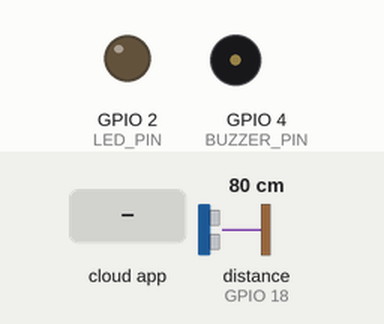
Bench run of a sketch on a simulated ESP32. Shown: output pins drawn as LEDs (lit = HIGH), buzzer (waves = sounding, pin HIGH). Wiring (inferred from the names in the program): ultrasonic range finder: trigger GPIO 5; echo GPIO 18. Inputs (shaded band) come from the test bench; at power-on: distance to the obstacle (sensor on GPIO 18) 80 cm. The echo pulse lasts 58.3 µs per cm; WiFi joins after 1.5 s; servers stay silent unless stated; the Firebase database answers and starts empty; pins used as bus, display or sensor lines are not drawn; what the sketch prints to the serial monitor is not drawn.

Above: at 4.7 s.
4.8 s: the phone or cloud app sets buzzer to ON
At 5.7 s:
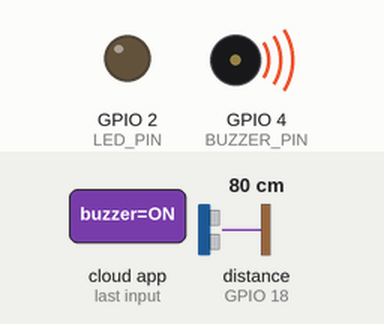
7.8 s: the phone or cloud app sets LED_Status to ON
At 9.8 s:
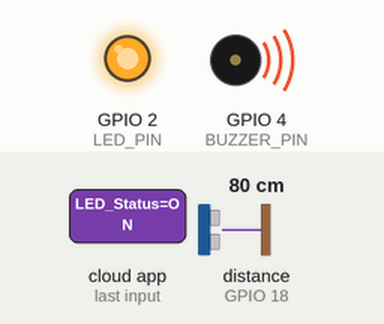
At 12.6 s:
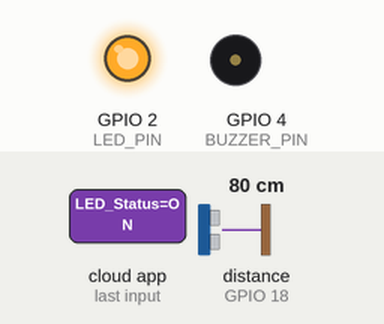
Timing chart, 0 to 19.8 s (numbered marks = the images above; inputs shaded):
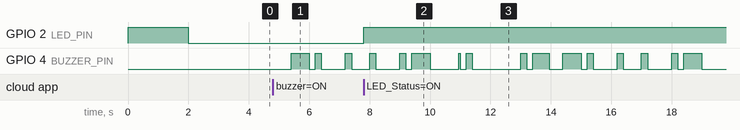

Measured:
- after the input at 4.8 s, GPIO 4 (BUZZER_PIN): goes HIGH 0.60 s, LOW 0.20 s, HIGH 0.20 s, LOW 0.80 s, HIGH 0.20 s, then LOW, starting after 0.60 s
- after the input at 7.8 s, GPIO 2 (LED_PIN): LOW → HIGH at once

The sketch:

esp32code.ino
```cpp
#include <WiFi.h>
#include <Firebase_ESP_Client.h>
#include "addons/TokenHelper.h"
#include "addons/RTDBHelper.h"

// ── WiFi credentials ──────────────────────────────────────────
#define WIFI_SSID      "Nothing Personal"
#define WIFI_PASSWORD  "12345678"

// ── Firebase credentials ──────────────────────────────────────
#define API_KEY        "paste_your_web_api_key_here"
#define DATABASE_URL   "paste_your_database_url_here/" // e.g. your-project-id.firebaseio.com/

// ── Pin definitions ───────────────────────────────────────────
#define TRIG_PIN       5
#define ECHO_PIN       18
#define LED_PIN        2
#define BUZZER_PIN     4

// ── Presence config ───────────────────────────────────────────
#define PRESENCE_DISTANCE_CM   10.0
#define ABSENT_DEBOUNCE_MS     10000

// ── Firebase objects ──────────────────────────────────────────
FirebaseData   fbdo;
FirebaseAuth   auth;
FirebaseConfig config;

// ── State ─────────────────────────────────────────────────────
bool          personPresent       = false;
bool          ledState            = false;
bool          buzzerOn            = false;
bool          firebaseReady       = false;
unsigned long lastSensorRead      = 0;
unsigned long lastFirebasePush    = 0;
unsigned long lastFirebaseRead    = 0;
unsigned long absentSince         = 0;
unsigned long lastWifiAttempt     = 0; // Added for non-blocking WiFi reconnect

// ── Ultrasonic ────────────────────────────────────────────────
float getDistance() {
    digitalWrite(TRIG_PIN, LOW);
    delayMicroseconds(2);
    digitalWrite(TRIG_PIN, HIGH);
    delayMicroseconds(10);
    digitalWrite(TRIG_PIN, LOW);
    long duration = pulseIn(ECHO_PIN, HIGH, 30000);
    if (duration == 0) return 999.0;
    return duration * 0.034 / 2.0;
}

// ── Debounced presence ────────────────────────────────────────
bool getDebouncedPresence(float dist) {
    bool rawPresent = (dist > 2.0 && dist < PRESENCE_DISTANCE_CM);
    if (rawPresent) {
        absentSince = 0;
        return true;
    } else {
        if (absentSince == 0) absentSince = millis();
        if (millis() - absentSince >= ABSENT_DEBOUNCE_MS) return false;
        return personPresent;
    }
}

// ── Buzzer — 3 short beeps pattern ───────────────────────────
void handleBuzzer() {
    if (!buzzerOn) {
        digitalWrite(BUZZER_PIN, LOW);
        return;
    }
    unsigned long pos = millis() % 1800;
    if      (pos <  200) digitalWrite(BUZZER_PIN, HIGH);
    else if (pos <  400) digitalWrite(BUZZER_PIN, LOW);
    else if (pos <  600) digitalWrite(BUZZER_PIN, HIGH);
    else if (pos <  800) digitalWrite(BUZZER_PIN, LOW);
    else if (pos < 1000) digitalWrite(BUZZER_PIN, HIGH);
    else                 digitalWrite(BUZZER_PIN, LOW);
}

// ── Setup ─────────────────────────────────────────────────────
void setup() {
    Serial.begin(115200);

    pinMode(TRIG_PIN,   OUTPUT);
    pinMode(ECHO_PIN,   INPUT);
    pinMode(LED_PIN,    OUTPUT);
    pinMode(BUZZER_PIN, OUTPUT);
    digitalWrite(LED_PIN,    LOW);
    digitalWrite(BUZZER_PIN, LOW);

    Serial.print("[WiFi] Connecting");

    digitalWrite(LED_PIN, HIGH);
    delay(2000);
    digitalWrite(LED_PIN, LOW);

    WiFi.begin(WIFI_SSID, WIFI_PASSWORD);
    int attempts = 0;

    // Try to connect to WiFi for ~20 seconds
    while (WiFi.status() != WL_CONNECTED && attempts < 40) {
        delay(500);
        Serial.print(".");
        attempts++;
    }

    if (WiFi.status() == WL_CONNECTED) {
        Serial.println("\n[WiFi] Connected: " + WiFi.localIP().toString());

        // ONLY initialize Firebase if we have a WiFi connection
        config.api_key      = API_KEY;
        config.database_url = DATABASE_URL;
        config.token_status_callback = tokenStatusCallback;

        if (Firebase.signUp(&config, &auth, "", "")) {
            Serial.println("[Firebase] Auth OK");
            firebaseReady = true;
        } else {
            Serial.printf("[Firebase] Auth error: %s\n", config.signer.signupError.message.c_str());
        }

        Firebase.begin(&config, &auth);
        Firebase.reconnectWiFi(true);
        fbdo.setResponseSize(1024);

    } else {
        Serial.println("\n[WiFi] FAILED. Skipping Firebase setup.");
        // firebaseReady remains false, preventing the loop from spamming errors
    }

    Serial.println("[System] Ready — threshold: " + String(PRESENCE_DISTANCE_CM) + "cm");
}
// ── Loop ──────────────────────────────────────────────────────
void loop() {
    unsigned long now = millis();

    // FIXED: Buzzer runs FIRST and independently. It will not freeze anymore.
    handleBuzzer();

    // FIXED: Non-blocking WiFi reconnect instead of delay(1000)
    if (WiFi.status() != WL_CONNECTED) {
        if (now - lastWifiAttempt > 5000) {
            WiFi.reconnect();
            lastWifiAttempt = now;
        }
        return; // Prevents calling Firebase when offline, but loop continues for buzzer
    }

    if (!Firebase.ready()) return;

    // ── Read ultrasonic every 500ms ───────────────────────────
    if (now - lastSensorRead >= 500) {
        lastSensorRead = now;
        float dist         = getDistance();
        bool  newPresence  = getDebouncedPresence(dist);

        if (newPresence != personPresent) {
            personPresent = newPresence;
            Serial.printf("[Sensor] %.1fcm | %s\n", dist, personPresent ? "PRESENT" : "ABSENT");
        }
    }

    // ── Push presence to Firebase every 1s ───────────────────
    if (now - lastFirebasePush >= 1000) {
        lastFirebasePush = now;
        if (!Firebase.RTDB.setBool(&fbdo, "/studyguard/student/present", personPresent)) {
            Serial.printf("[Firebase] Push error: %s\n", fbdo.errorReason().c_str());
        }
    }

    // ── Read LED + buzzer from Firebase every 1s ──────────────
    if (now - lastFirebaseRead >= 1000) {
        lastFirebaseRead = now;

        // LED
        if (Firebase.RTDB.getString(&fbdo, "/studyguard/student/LED_Status")) {
            String cmd = fbdo.stringData();
            cmd.trim();
            bool newLed = cmd.equalsIgnoreCase("ON");
            if (newLed != ledState) {
                ledState = newLed;
                digitalWrite(LED_PIN, ledState ? HIGH : LOW);
                Serial.printf("[LED] %s\n", ledState ? "ON" : "OFF");
            }
        }

        // Buzzer
        if (Firebase.RTDB.getString(&fbdo, "/studyguard/student/buzzer")) {
            String bz = fbdo.stringData();
            bz.trim();
            bool newBuzzer = bz.equalsIgnoreCase("ON");
            if (newBuzzer != buzzerOn) {
                buzzerOn = newBuzzer;
                Serial.printf("[Buzzer] %s\n", buzzerOn ? "ON" : "OFF");
                if (!buzzerOn) digitalWrite(BUZZER_PIN, LOW);
            }
        }
    }
}
```
